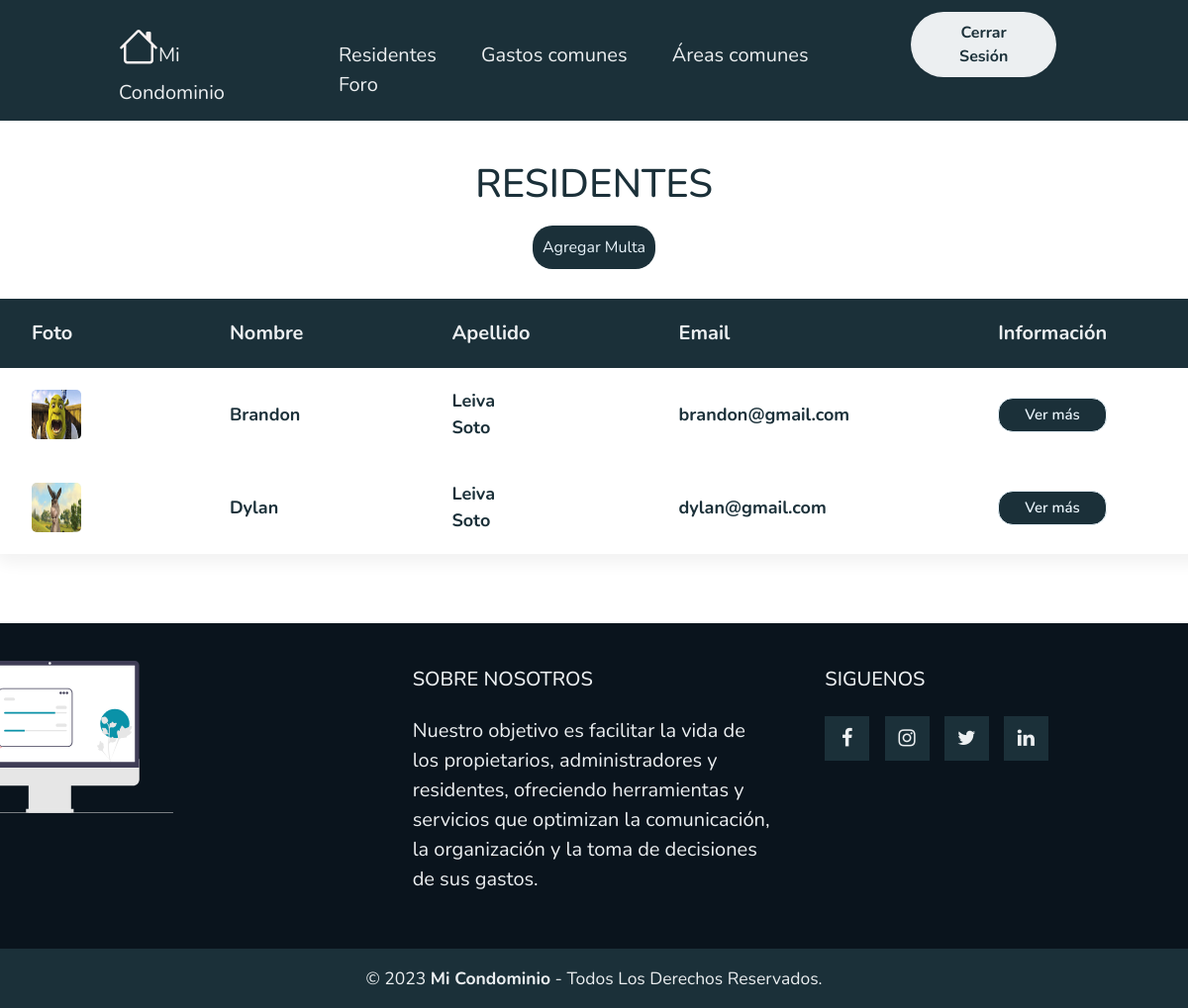
The app's page /ListaResidentes/ (signed in) with its own data.
### myapp/models.py (models this page shows, shortened)
class User(AbstractUser):
    imagen = models.ImageField(upload_to="FotoPerfil", default='ImagenUsuario.webp', null=True)
    direccion = models.CharField(max_length=50)
    num_telefono = models.CharField(max_length=50)
    fecha_naci = models.DateField(null=True)
    gastos_comunes = models.ManyToManyField('PagoComun', related_name='residentes', blank=True)

### myapp/views.py (the view)
# urls.py: path('ListaResidentes/',ListaResidentes,name="ListaResidentes"),
@permission_required('myapp.view_User')
def ListaResidentes(request):
    users = User.objects.exclude(is_superuser=True)
    return render(request, 'myapp/ListaResidentes.html', {'users' : users})

### myapp/templates/myapp/ListaResidentes.html
{% extends 'myapp/base.html' %}
{% block contenido %}
{% load static %}
<link rel="stylesheet" href="{% static 'myapp/css/ListaResidentes/ListaResidentes.css' %}">
<div class="titulo">
    <h1>RESIDENTES</h1>
</div>
{% if user.is_staff %}
<div style=" display: flex; align-items: center; justify-content: center; margin-top: 10px;">
    <a style="color: #e9f4fb; outline: none; background-color: #1b3039; border-radius: 20px; padding: 10px 10px 10px; text-decoration: none; "
        href="{% url 'CrearMulta' %}">Agregar Multa
    </a>
</div>
{% endif %}
<div class="tabla">
    <table class="Residentes">
        <thead class="thead">
            <tr style="color: #eceff1;">
                <th>Foto</th>
                <th>Nombre</th>
                <th>Apellido</th>
                <th>Email</th>
                <th>Información</th>
            </tr>
        </thead>
        <tbody>
            {% for users in users %}
            <tr>
                <th><img src="{{ users.imagen.url }}" alt="" style="width: 50px; height: 50px; border-radius: 5px;"></th>
                <th>{{ users.first_name }}</th>
                <th>{{ users.last_name }}</th>
                <th>{{ users.email }}</th>
                <th><a href="{% url 'VerPerfil' users.id %}"><button>Ver más</button></a></th>
            </tr>
            {% endfor %}
        </tbody>
    </table>
</div>
{% endblock %}

### myapp/static/myapp/css/estilo.css/estilo.css (style rules this page uses)
* { box-sizing: border-box; margin: 0; padding: 0; font-family: 'Nunito', sans-serif; }
body { background-color: #fff; }

### myapp/static/myapp/css/ListaResidentes/ListaResidentes.css (style rules this page uses)
.titulo { color: #1b3039; display: flex; align-items: center; justify-content: center; margin-top: 40px; }
.tabla { display: flex; align-items: center; justify-content: center; margin-top: 30px; margin-bottom: 70px; }
.Residentes { background-color: #ffffff; box-shadow: 10px 10px 15px rgba(0, 0, 0, 0.05); border-radius: 20px; }
.tabla th { padding: 20px 100px 20px 50px; }
.thead { color: #3b535e; font-size: 20px; background-color: #1b3039; }
tbody { color: #1b3039; font-size: 18px; }
.tabla button { width: 100%; height: 35px; border: 1px solid; background: #1b3039; border-radius: 15px; font-size: 15px; color: #e9f4fb; font-weight: 600; }

### records on screen
User: imagen (picture), first_name "Brandon", last_name "Leiva Soto", email "brandon@gmail.com"
User: imagen (picture), first_name "Dylan", last_name "Leiva Soto", email "dylan@gmail.com"
